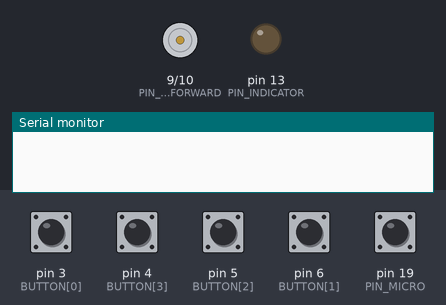
The sketch below on a simulated Arduino Uno, built with avr-gcc and run on an emulated ATmega328P. Shown: motor-driver pin pairs drawn as motors (green arrow = first pin HIGH = forward, orange = second pin HIGH = backward, longer = more drive), output pins drawn as LEDs (lit = HIGH), the last lines printed to the serial monitor. Dashed ring = blinking. Inputs (shaded band) come from the test bench; at power-on: pin 3 (BUTTON[0]), pin 4 (BUTTON[3]), pin 5 (BUTTON[2]), pin 6 (BUTTON[1]), pin 19 (PIN_MICRO) HIGH.

Above: at 1.2 s.
1.3 s: pin 4 (BUTTON[3]) pulled LOW for 0.15 s
At 1.58 s:
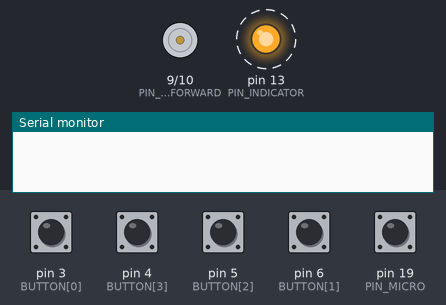
3.5 s: pin 3 (BUTTON[0]) pulled LOW for 1 s
At 5.7 s:
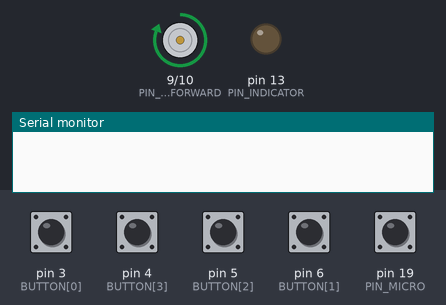
6.2 s: pin 5 (BUTTON[2]) pulled LOW for 0.15 s
At 6.7 s:
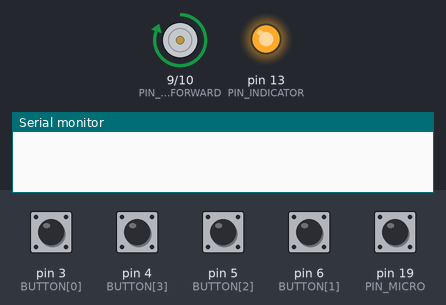
8.3 s: pin 19 (PIN_MICRO) pulled LOW for 0.15 s
At 8.9 s:
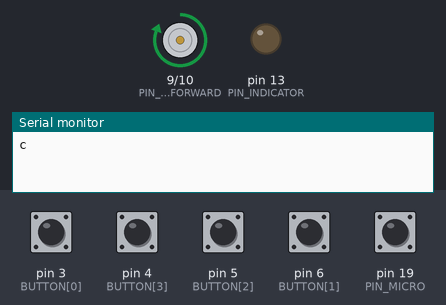
9.9 s: pin 5 (BUTTON[2]) pulled LOW for 1 s
At 11.02 s:
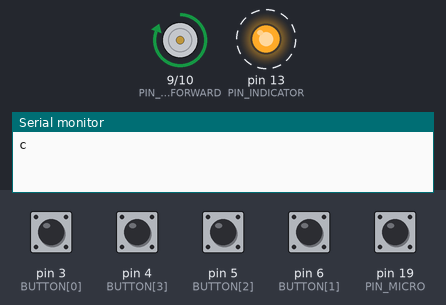
13.1 s: pin 3 (BUTTON[0]) pulled LOW for 0.15 s
At 15.3 s:
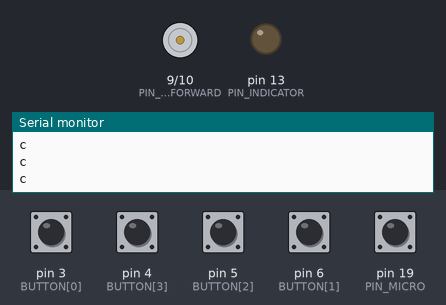
Timing chart, 0 to 15.7 s (numbered marks = the images above; inputs shaded):
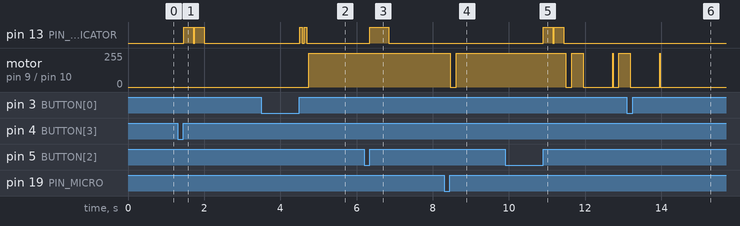

The sketch:

intval2_1_serial.ino
```cpp
boolean debug_state = false;

//Can be controlled via serial
//Buttons are optional
//Exposure controls assumes use  of a 120RPM motor
//Uses L298N H-bridge breakout board
//Target board is an Adafruit Metro Mini,
//also using an Uno as a dev board

/*
----------------------------------------------------
Microswitch (use INPUT_PULLUP!!)
GND-----\ | \-----PIN
----------------------------------------------------
*/

const int MOTOR_RPM = 120;
const int BOLEX_C = round((133 / (1.66 * 360)) * 1000); //bolex exposure constant
const int FAST_PWM = 255;
const int SLOW_PWM = 127;

/* ------------------------------------------------
 *  pins
 * ------------------------------------------------*/
//Adafruit Metro Mini
const int PIN_INDICATOR = 13;
const int PIN_MOTOR_FORWARD = 9;
const int PIN_MOTOR_BACKWARD = 10;
const int PIN_MICRO = 19; //laser cut version
const int BUTTON[4] = {3, 6, 5, 4};  //trigger, direction, speed, delay

/* ------------------------------------------------
 *  loop
 * ------------------------------------------------*/
const int LOOP_DELAY = 10;

/* ------------------------------------------------
 *  state
 * ------------------------------------------------*/
volatile int button_state[4] = {1, 1, 1, 1};
volatile long button_time[4] = {0, 0, 0, 0};
volatile long buttontime = 0;

volatile boolean sequence = false;
volatile boolean running = false;
volatile boolean cam_dir = true;
volatile boolean delaying = false;
volatile boolean timed = false;

volatile int counter = 0;

volatile int micro_position = 0;
volatile boolean micro_primed = false;

unsigned long timer = 0;
unsigned long frame_start = 0;
unsigned long delay_start = 0;

String timed_str = "600";
unsigned long timed_val = 600;
unsigned long timed_open = 300; //ms after start_frame to pause
volatile boolean timed_paused = false;
unsigned long timed_delay = 0;
unsigned long timed_last = 0;
unsigned long timed_avg = 600;

volatile int fwd_speed = FAST_PWM;
volatile int bwd_speed = FAST_PWM;

volatile long seq_delay = 42;

/* ------------------------------------------------
 *  serial
 * ------------------------------------------------*/

const char cmd_camera = 'c'; //Trigger the camera to advance or rewind 1 frame
const char cmd_cam_forward = 'e'; //Set camera direction to FORWARDS
const char cmd_cam_backward = 'f'; //Set camera direction to BACKWARDS
const char cmd_timed = 'n'; //Set camera exposure time: follow command immediately with number of millisecions, ie: 1000

const char cmd_debug = 'd'; //Turn on debug messages, will break mcopy firmware
const char cmd_connect = 'i'; //Confirm firmware on Arduino
volatile char cmd_char = 'z'; //Default null command
const char cmd_mcopy_identifier = 'm'; //Incoming identification char for mcopy use only
const char cmd_cam_identifier = 'k'; //Response char for identifying device as camera

const int serialDelay = 5;

void setup() {
  Serial_init();
  Pins_init();
  Buttons_init();
}

void loop() {
  if (Serial.available()) {
    /* read the most recent byte */
    cmd_char = (char)Serial.read();
  }
  if (cmd_char != 'z') {
    cmd(cmd_char);
    cmd_char = 'z';
  }
  timer = millis();

  Btn(0);
  Btn(1);
  Btn(2);
  Btn(3);

  if (sequence && delaying) {
    Watch_delay();
  }

  if (running) {
    if (timed) {
     Read_timed();
    } else {
     Read_micro();
    }
  }
  if (!running && !sequence && !delaying){
    delay(LOOP_DELAY);
  }
}

void cmd (char val) {
  if (val == cmd_debug) {
    debug();
  } else if (val == cmd_connect) {
    connect();
  } else if (val == cmd_mcopy_identifier) {
    identify();
  } else if (val == cmd_camera) {
    Frame();
  } else if (val == cmd_cam_forward) {
    cam_direction(true); //explicit
  } else if (val == cmd_cam_backward) {
    cam_direction(false);
  } else if (val == cmd_timed) {
    timedString();
  }
}

void debug () {
  debug_state = true;
  Serial.println(cmd_debug);
  log("debugging enabled");
}

void connect () {
  Serial.println(cmd_connect);
  log("connect()");
}

void identify () {
  Serial.println(cmd_cam_identifier);
  log("identify()");
}

//sending "0" will reset to default exposure time
void timedString () {
  while (Serial.available() == 0) {
    //Wait for timed string
  }
  timed_str = Serial.readString();
  timed_val = timed_str.toInt();
  if (timed_val < 600) {
    timed_val = 600;
    timed_str = "600";
    timed = false;
  } else {
    timed_delay = timed_val - BOLEX_C;
    timed = true;
  }
  Serial.println(cmd_timed);
  log("Set exposure time to: ");
  log(timed_str);
}

void Serial_init () {
  Serial.begin(57600);
  Serial.flush();
  Serial.setTimeout(serialDelay);
}

void Pins_init () {
  pinMode(PIN_MOTOR_FORWARD, OUTPUT);
  pinMode(PIN_MOTOR_BACKWARD, OUTPUT);
  pinMode(PIN_MICRO, INPUT_PULLUP);
  pinMode(PIN_INDICATOR, OUTPUT);
}

void Buttons_init () {
  for (int i = 0; i < 4; i++) {
    pinMode(BUTTON[i], INPUT_PULLUP);
  }
}

void Btn (int index) {
  int val = digitalRead(BUTTON[index]);
  if (val != button_state[index]) {
    if (val == LOW) { // pressed
      button_time[index] = millis();
      //button_start(index);
    } else if (val == HIGH) { // not pressed
      buttontime = millis() - button_time[index];
      button_end(index, buttontime);
    }
  }
  button_state[index] = val;
}

/*
 * dormant for now
 * void button_start (int index) {
  if (index == 0) {
  }
}*/

void button_end (int index, long buttontime) {
  if (index == 0) {
    if (buttontime > 1000) {
      if (!sequence && !running) {
        sequence = true;
        Output(2, 75);
        Frame();
      }
    } else {
       if (sequence) {
        sequence = false;
        //Output(2, 75);
      } else {
         Frame();
      }
    }
  } else if (index == 1) { //set direction
    if (buttontime < 1000) {
      cam_dir = true;
      Output(1, 500);
    } else if (buttontime > 1000) {
      cam_dir = false;
      Output(2, 250);
    }
  } else if (index == 2) { // set speed
    if (buttontime >= 1000) {
      timed_delay = buttontime - BOLEX_C;
      timed = true;
      Output(2, 250);
    } else if (buttontime < 1000) {
      timed_delay = 0;
      timed = false;
      Output(1, 500);
    }
  } else if (index == 3) { //set delay
    if (buttontime < 42) {
      seq_delay = 42;
      Output(1, 500);
    } else {
      seq_delay = buttontime;
      Output(2, 250);
    }
  }
  buttontime = 0;
}

void Indicator (boolean state) {
  if (state) {
    digitalWrite(PIN_INDICATOR, HIGH);
  } else {
    digitalWrite(PIN_INDICATOR, LOW);
  }
}

void Output (int number, int len) {
  for (int i = 0; i < number; i++) {
    Indicator(true);
    delay(len);
    Indicator(false);
    delay(42);
  }
}

void Frame () {
  frame_start = millis();
  if (cam_dir) {
    analogWrite(PIN_MOTOR_FORWARD, fwd_speed);
    analogWrite(PIN_MOTOR_BACKWARD, 0);
  } else {
    analogWrite(PIN_MOTOR_BACKWARD, bwd_speed);
    analogWrite(PIN_MOTOR_FORWARD, 0);
  }
  running = true;
  micro_primed = false;
}

boolean Read_delay () {
  if (fwd_speed == FAST_PWM) {
      if (timer - frame_start >= 300) {
        return true;
      }
  } else {
      if (timer - frame_start >= 600) {
        return true;
      }
  }
  return false;
}

void Watch_delay () {
  if (timer - delay_start >= seq_delay) {
    delaying = false;
    Frame();
  }
}

void Read_timed () {
  if (!timed_paused) {
    if (timer - frame_start > timed_open
      && timer - frame_start < timed_open + timed_delay) {
       Pause_timed();
    } else if (timer - frame_start > timed_open + timed_delay) {
      micro_position = digitalRead(PIN_MICRO);
      if (micro_position == HIGH) {
        Stop();
      }
      delay(2);//smooths out signal
    }
  }
  if (timed_paused && timer - frame_start > timed_open + timed_delay) {
    Start_timed();
  }
}

void Pause_timed () {
  timed_paused = true;
  analogWrite(PIN_MOTOR_FORWARD, 0);
  analogWrite(PIN_MOTOR_BACKWARD, 0);
}

void Start_timed () {
  timed_paused = false;
   if (cam_dir) {
    analogWrite(PIN_MOTOR_FORWARD, fwd_speed);
    analogWrite(PIN_MOTOR_BACKWARD, 0);
  } else {
    analogWrite(PIN_MOTOR_BACKWARD, bwd_speed);
    analogWrite(PIN_MOTOR_FORWARD, 0);
  }
}

void Read_micro () {
  if (Read_delay()) {
    micro_position = digitalRead(PIN_MICRO);
    if (micro_position == LOW
        && micro_primed == false) {
      micro_primed = true;
    } else if (micro_position == HIGH
              && micro_primed == true) {
      Stop();
    }
    delay(2);//smooths out signal
  }
}

void Stop () {
  delay(10);
  analogWrite(PIN_MOTOR_FORWARD, 0);
  analogWrite(PIN_MOTOR_BACKWARD, 0);

  running = false;
  micro_primed = false;

  if (cam_dir) {
    counter += 1;
  } else {
    counter -= 1;
  }

  timed_last = timer - frame_start;

  timed_avg = (timed_avg + timed_last) / 2;

  Serial.println(cmd_camera);
  log("Frame completed");
  log(String(timed_last));
  if (sequence) {
    delaying = true;
    delay_start = millis();
  }
}

void cam_direction (boolean state) {
  cam_dir = state;
  if (state) {
    timed_open = 300;
    Serial.println(cmd_cam_forward);
    log("cam_direction -> true");
  } else {
    timed_open = 400;
    Serial.println(cmd_cam_backward);
    log("cam_direction -> false");
  }
}
void log (String msg) {
  if (debug_state) {
    Serial.println(msg);
  }
}
```

Measured:
- after the input at 1.3 s, pin 13 (PIN_INDICATOR): alternates HIGH for 0.25 s and LOW for 0.04 s, 4 changes in all, then stays LOW, starting after 0.16 s
- after the input at 3.5 s, pin 13 (PIN_INDICATOR): alternates HIGH for 0.08 s and LOW for 0.04 s, 4 changes in all, then stays LOW, starting after 1.0 s; motor on pin 9 (PIN_MOTOR_FORWARD) / pin 10 (PIN_MOTOR_BACKWARD): stopped → forward 255/255 after 1.2 s
- after the input at 6.2 s, pin 13 (PIN_INDICATOR): LOW → HIGH after 0.15 s, → LOW 0.50 s later
- after the input at 8.3 s, motor on pin 9 (PIN_MOTOR_FORWARD) / pin 10 (PIN_MOTOR_BACKWARD): forward 255/255 → stopped after 0.16 s, → forward 255/255 0.15 s later
- after the input at 9.9 s, pin 13 (PIN_INDICATOR): alternates HIGH for 0.25 s and LOW for 0.04 s, 4 changes in all, then stays LOW, starting after 1.0 s; motor on pin 9 (PIN_MOTOR_FORWARD) / pin 10 (PIN_MOTOR_BACKWARD): forward 255/255 → stopped after 1.6 s, → forward 255/255 0.15 s later, → stopped 0.30 s later, → forward 255/255 0.94 s later
- after the input at 13.1 s, motor on pin 9 (PIN_MOTOR_FORWARD) / pin 10 (PIN_MOTOR_BACKWARD): goes on until 14.0 s, then stays stopped
